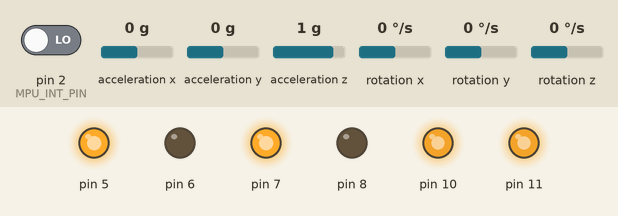
A sketch run on a simulated Arduino Uno, built with avr-gcc and run on an emulated ATmega328P. On the bench: output pins drawn as LEDs (lit = HIGH). The inputs (shaded band) are chosen by the test bench; at power-on: acceleration x 0 g, pin 2 (MPU_INT_PIN) LOW, acceleration y 0 g, acceleration z 1 g, rotation x 0 °/s, rotation y 0 °/s, rotation z 0 °/s. The sensor or clock chip raises its interrupt line as the real part does.

Above: at 1.7 s.
1.8 s: acceleration x set to 0.8 g
At 3.0 s:
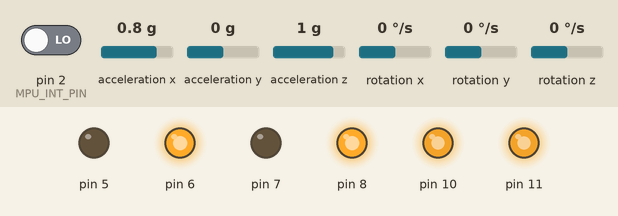
3.3 s: acceleration x set to 0 g
At 5.2 s:
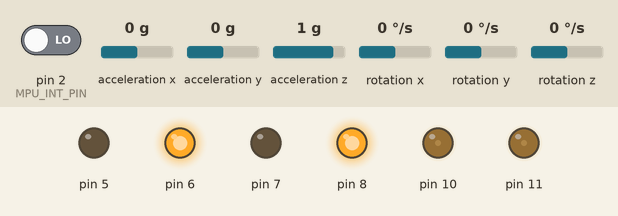
6.3 s: pin 2 (MPU_INT_PIN) driven HIGH
9.3 s: acceleration x set to 1.4 g
At 10.1 s:
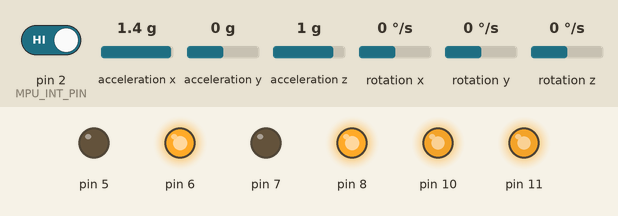
10.8 s: acceleration x set to -1.4 g
At 11.2 s:
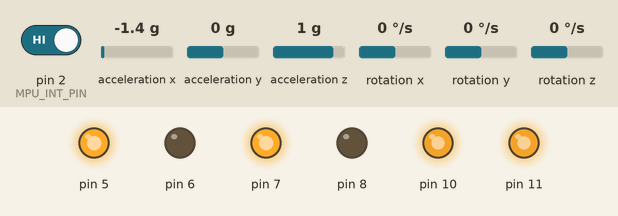
Timing chart, 0 to 13.3 s (numbered marks = the images above; inputs shaded):
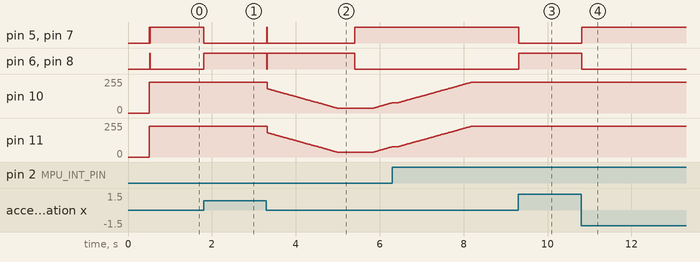

Measured:
- after the input at 1.8 s, pin 5, pin 7: HIGH → LOW at once; pin 6, pin 8: LOW → HIGH at once
- after the input at 3.3 s, pin 5, pin 7: LOW → HIGH at once, → LOW 0.01 s later, → HIGH 2.1 s later; pin 6, pin 8: HIGH → LOW at once, → HIGH 0.01 s later, → LOW 2.1 s later
- after the input at 9.3 s, pin 5, pin 7: HIGH → LOW at once; pin 6, pin 8: LOW → HIGH at once
- after the input at 10.8 s, pin 5, pin 7: LOW → HIGH at once; pin 6, pin 8: HIGH → LOW at once

The sketch:

Self-balance-robot.ino
```cpp
//Self Balancing Robot
#include <PID_v1.h>
#include <LMotorController.h>
#include "I2Cdev.h"
#include "MPU6050_6Axis_MotionApps20.h"

#if I2CDEV_IMPLEMENTATION == I2CDEV_ARDUINO_WIRE
 #include "Wire.h"
#endif

#define MIN_ABS_SPEED 40
#define MPU_INT_PIN 2
MPU6050 mpu;

// MPU control/status vars
bool dmpReady = false; // set true if DMP init was successful
uint8_t mpuIntStatus; // holds actual interrupt status byte from MPU
uint8_t devStatus; // return status after each device operation (0 = success, !0 = error)
uint16_t packetSize; // expected DMP packet size (default is 42 bytes)
uint16_t fifoCount; // count of all bytes currently in FIFO
uint8_t fifoBuffer[64]; // FIFO storage buffer

// orientation/motion vars
Quaternion q; // [w, x, y, z] quaternion container
VectorFloat gravity; // [x, y, z] gravity vector
float ypr[3]; // [yaw, pitch, roll] yaw/pitch/roll container and gravity vector

//PID
double originalSetpoint = 181.0;
double setpoint = originalSetpoint;
double movingAngleOffset = 0.1;
double input, output;

//adjust these values to fit your own design
double Kp = 50;//= 60;
double Kd = 1.0;//= 2.2;
double Ki = 100;//= 270;
PID pid(&input, &output, &setpoint, Kp, Ki, Kd, DIRECT);

double motorSpeedFactorLeft = 0.9;
double motorSpeedFactorRight = 0.9;

//MOTOR CONTROLLER
int ENA = 11;
int IN1 = 7;
int IN2 = 8;
int IN3 = 5;
int IN4 = 6;
int ENB = 10;
LMotorController motorController(ENA, IN1, IN2, ENB, IN3, IN4, motorSpeedFactorLeft, motorSpeedFactorRight);

volatile bool mpuInterrupt = false; // indicates whether MPU interrupt pin has gone high
void dmpDataReady()
{
 mpuInterrupt = true;
}


void setup()
{
 // join I2C bus (I2Cdev library doesn't do this automatically)
 #if I2CDEV_IMPLEMENTATION == I2CDEV_ARDUINO_WIRE
 Wire.begin();
 TWBR = 24; // 400kHz I2C clock (200kHz if CPU is 8MHz)
 #elif I2CDEV_IMPLEMENTATION == I2CDEV_BUILTIN_FASTWIRE
 Fastwire::setup(400, true);
 #endif

 mpu.initialize();

 devStatus = mpu.dmpInitialize();

 // supply your own gyro offsets here, scaled for min sensitivity
 mpu.setXGyroOffset(0);
 mpu.setYGyroOffset(0);
 mpu.setZGyroOffset(0);
 mpu.setZAccelOffset(0); // 1688 factory default for my test chip

 // make sure it worked (returns 0 if so)
 if (devStatus == 0)
 {
 // turn on the DMP, now that it's ready
 mpu.setDMPEnabled(true);

 // enable Arduino interrupt detection

attachInterrupt(digitalPinToInterrupt(MPU_INT_PIN), dmpDataReady, RISING);
 mpuIntStatus = mpu.getIntStatus();

 // set our DMP Ready flag so the main loop() function knows it's okay to use it
 dmpReady = true;

 // get expected DMP packet size for later comparis  xzon
 packetSize = mpu.dmpGetFIFOPacketSize();

 //setup PID
 pid.SetMode(AUTOMATIC);
 pid.SetSampleTime(10);
 pid.SetOutputLimits(-255, 255);
 }
 else
 {
 // ERROR!
 // 1 = initial memory load failed
 // 2 = DMP configuration updates failed
 // (if it's going to break, usually the code will be 1)
 Serial.print(F("DMP Initialization failed (code "));
 Serial.print(devStatus);
 Serial.println(F(")"));
 }
}


void loop()
{
 // if programming failed, don't try to do anything
 if (!dmpReady) return;

 // wait for MPU interrupt or extra packet(s) available
 while (!mpuInterrupt && fifoCount < packetSize)
 {
 //no mpu data - performing PID calculations and output to motors
 pid.Compute();
 motorController.move(output, MIN_ABS_SPEED);

 }

 // reset interrupt flag and get INT_STATUS byte
 mpuInterrupt = false;
 mpuIntStatus = mpu.getIntStatus();

 // get current FIFO count
 fifoCount = mpu.getFIFOCount();

 // check for overflow (this should never happen unless our code is too inefficient)
 if ((mpuIntStatus & 0x10) || fifoCount == 1024)
 {
 // reset so we can continue cleanly
 mpu.resetFIFO();
 Serial.println(F("FIFO overflow!"));

 // otherwise, check for DMP data ready interrupt (this should happen frequently)
 }
 else if (mpuIntStatus & 0x02)
 {
 // wait for correct available data length, should be a VERY short wait
 while (fifoCount < packetSize) fifoCount = mpu.getFIFOCount();

 // read a packet from FIFO
 mpu.getFIFOBytes(fifoBuffer, packetSize);

 // track FIFO count here in case there is > 1 packet available
 // (this lets us immediately read more without waiting for an interrupt)
 fifoCount -= packetSize;

 mpu.dmpGetQuaternion(&q, fifoBuffer);
 mpu.dmpGetGravity(&gravity, &q);
 mpu.dmpGetYawPitchRoll(ypr, &q, &gravity);
 input = ypr[1] * 180/M_PI + 180;
 }
}
```
